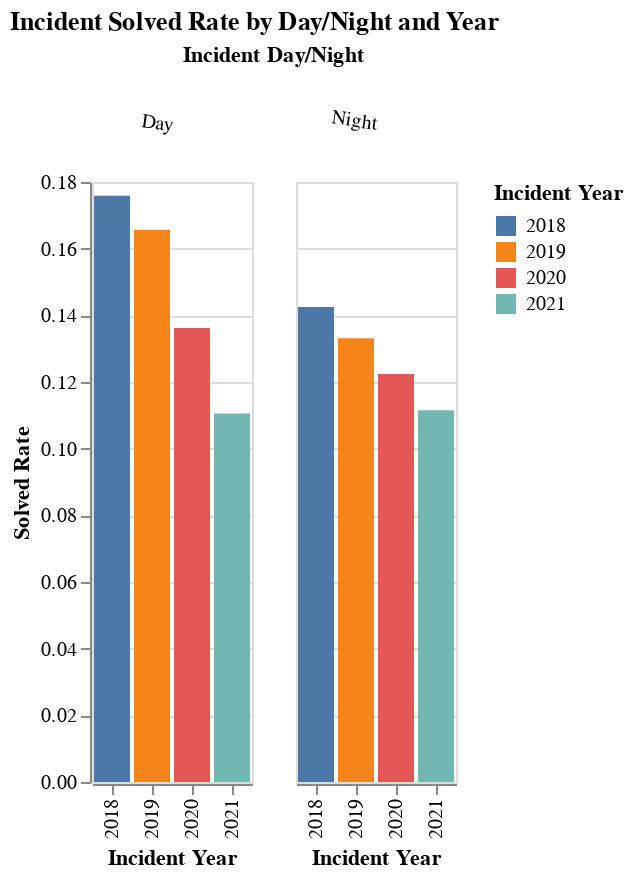

Here is the notebook cell this chart was saved with:
### Code cell
rate_by_year_plot('Incident Day/Night', 'Incident Solved Rate by Day/Night and Year')

### Figure 1 — Vega-Lite specification as saved in the notebook (floating-point values rounded to 4 significant figures)
{"config": {"view": {"continuousWidth": 400, "continuousHeight": 300}}, "data": {"name": "data-e4c03bb8863c403ea832c599a29ede1d"}, "mark": "bar", "encoding": {"color": {"type": "nominal", "field": "Incident Year"}, "column": {"type": "nominal", "field": "Incident Day/Night", "header": {"labelAngle": 8}}, "x": {"type": "nominal", "field": "Incident Year"}, "y": {"type": "quantitative", "field": "Solved Rate"}}, "title": "Incident Solved Rate by Day/Night and Year", "$schema": "https://vega.github.io/schema/vega-lite/v4.8.1.json", "datasets": {"data-e4c03bb8863c403ea832c599a29ede1d": [{"Incident Day/Night": "Day", "Incident Year": 2018, "Solved Rate": 0.1758}, {"Incident Day/Night": "Day", "Incident Year": 2019, "Solved Rate": 0.1657}, {"Incident Day/Night": "Day", "Incident Year": 2020, "Solved Rate": 0.1362}, {"Incident Day/Night": "Day", "Incident Year": 2021, "Solved Rate": 0.1105}, {"Incident Day/Night": "Night", "Incident Year": 2018, "Solved Rate": 0.1425}, {"Incident Day/Night": "Night", "Incident Year": 2019, "Solved Rate": 0.1331}, {"Incident Day/Night": "Night", "Incident Year": 2020, "Solved Rate": 0.1224}, {"Incident Day/Night": "Night", "Incident Year": 2021, "Solved Rate": 0.1115}]}}
